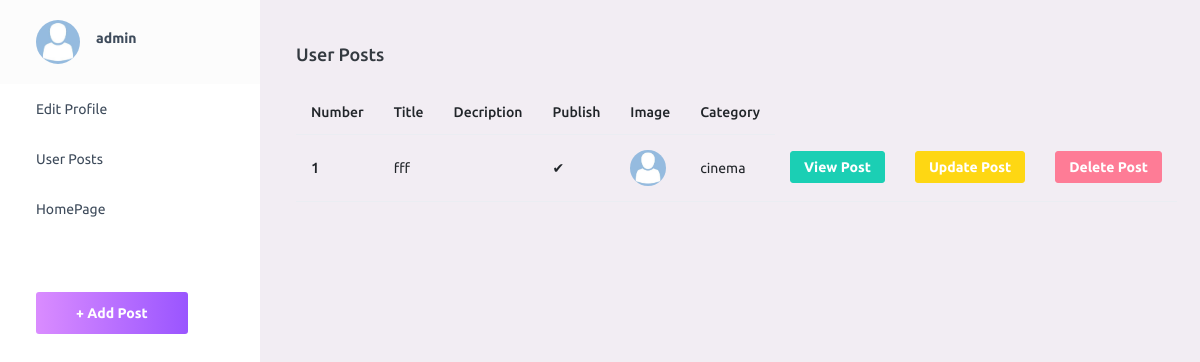
/blog/userblog/ (signed in), run on the app's committed database.
### accounts/models.py (models this page shows, shortened)
class Profile(models.Model):
    user = models.OneToOneField(User,on_delete=models.CASCADE,related_name='profile')
    phone_number = models.CharField(blank=True,max_length=13)
    image=models.ImageField(upload_to='profile/images',null=True,blank=True)

### blog/models.py (models this page shows, shortened)
class Blog(models.Model):
    user=models.ForeignKey(User,on_delete=models.CASCADE,related_name='user_blog')
    title=models.CharField(max_length=100)
    slug=models.SlugField(unique=True)
    created=models.DateTimeField(auto_now_add=True)
    updated=models.DateTimeField(auto_now=True)
    publish=models.BooleanField(default=False)
    image=models.ImageField(upload_to='blogs/',blank=True)
    description=RichTextUploadingField(null=True,blank=True)
    category=models.ForeignKey(Category,on_delete=models.CASCADE,related_name='categories',null=True)
    likes=models.ManyToManyField(User,related_name='userlike',)
    unlikes=models.ManyToManyField(User,related_name='userunlike',)
    class Meta:
        verbose_name = 'Blogs'
        verbose_name_plural = 'Blogs'
    def get_absolute_url(self):
        return reverse('blog:detail',args={self.id})

class Category(models.Model):
    title = models.CharField(max_length=50)
    slug = models.SlugField(max_length=50,unique=True)
    def __str__(self):
        return f'{self.title}'
    class Meta:
        verbose_name = 'Categories'
        verbose_name_plural = 'Categories'

### blog/views.py (the view)
# urls.py: path('userblog/',UserPost.as_view(),name='user_post'),
class UserPost(UserLoginMixin,View):
    def get(self,request):
        posts=Blog.objects.filter(user=self.request.user)
        profile=get_object_or_404(Profile,user=self.request.user)
        return render(request,'blog/userblogs.html',{'posts':posts,'profile':profile})

### blog/mixins.py (called while the page is built)
    def dispatch(self, request,*args, **kwargs):
        if not request.user.is_authenticated:
            messages.error(request,'you must be logged in','danger')
            return redirect('accounts:login')
        return super(UserLoginMixin, self).dispatch(request,*args,**kwargs)

### blog/templates/blog/userblogs.html (shortened to what this page needs)
{% extends 'include/admin template/base.html' %}
{% block content %}
      <div class="container-fluid page-body-wrapper">
        <nav class="sidebar sidebar-offcanvas" id="sidebar">
          <ul class="nav">
            <li class="nav-item nav-profile">
              <a href="#" class="nav-link">
                <div class="nav-profile-image">
                    {% if profile.image %}
                        <img src="{{ profile.image.url }}" alt="profile">
                    {% else %}
                        <img src="/static/assets/images/profile/avatar.jpg">
                    {% endif %}
                </div>
                <div class="nav-profile-text d-flex flex-column">
                  <span class="font-weight-bold mb-2">{{ profile.user.username}}</span>
                </div>
              </a>
            </li>
            <li class="nav-item">
             <a class="nav-link" href="{% url 'accounts:upateprofile' profile.id %}">
                <span class="menu-title">Edit Profile </span>
              </a>
            </li>
            <li class="nav-item">
              <a class="nav-link" href="{% url 'blog:user_post' %}">
                <span class="menu-title">User Posts</span>
              </a>
            </li>
           <li class="nav-item">
              <a class="nav-link" href="{% url 'blog:Blogs' %}">
                <span class="menu-title">HomePage</span>
              </a>
            </li>
            <li class="nav-item sidebar-actions">
              <span class="nav-link">
                <a class="btn btn-gradient-primary mt-4 mr-2" href="{% url 'blog:create_post' %}">+ Add Post</a>
              </span>
            </li>
          </ul>
        </nav>
        <div class="main-panel">
          <div class="content-wrapper">
            <div class="page-header">
              <h3 class="page-title">
                <span class="bg-info-primary me-2">
                   User Posts
                </span>
              </h3>
            </div>
              <div class="row">
                     <div class="col-12">
                         <table class="table">
                            <thead class="thead-dark">
                                <tr>
                                <th scope="col">Number</th>
                                <th scope="col">Title</th>
                                <th scope="col">Decription</th>
                                <th scope="col">Publish</th>
                                <th scope="col">Image</th>
                                <th scope="col">Category</th>
                                </tr>
                            </thead>
                            <tbody>
                             {% for item in posts %}
                                <tr>
                                   <th scope="row">{{ forloop.counter }}</th>
                                   <td>{{ item.title }}</td>
                                   <td>{{ item.description|truncatewords:3 }}</td>
                                    {% if item.publish == True %}
                                       <td>&#10004;</td>
                                    {% else %}
                                    <td>&times;</td>
                                    {% endif %}
                                   {% if item.image %}
                                     <td><img src="{{ item.image.url }}"></td>
                                    {% else %}
                                    <td> <img src="/static/assets/images/profile/avatar.jpg" width="50px" height="50px"></td>
                                    {% endif %}
                                   <td>{{ item.category }}</td>
                                    <td><a class="btn btn-success btn-sm" href="{{ item.get_absolute_url }}">View Post</a></td>
                                    <td><a class="btn btn-warning btn-sm" href="{% url 'blog:update_post' item.id %}" >Update Post</a></td>
                                    <td><a class="btn btn-danger btn-sm" href="{% url 'blog:delete_post' item.id %}">Delete Post</a></td>
                                </tr>
                            {% endfor %}
                                </tbody>
                         </table>
                     </div>
              </div>
          </div>
        </div>
      </div>
{% endblock %}

### data on the page
Profile: user.username "admin"
Blog: title "fff", category "cinema"
